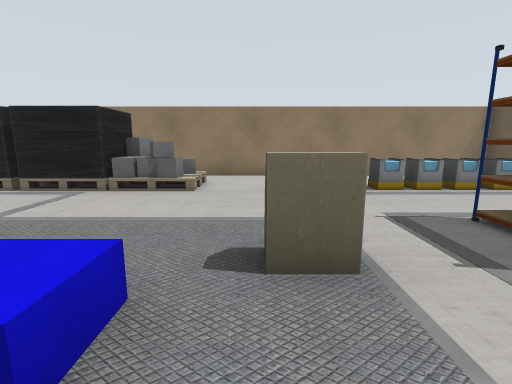
View 1 (above)

16 first-person views from a walk through a robot-simulator world made for Gazebo. The camera is 1.2 m above the floor, tilts 10° down and sees 85° across. The floor is counted in squares, 1 m on a side. Each view is taken from the middle of a square. On the plan, view 1 faces up. The plan holds only what a view shows up to about 12 squares ahead; the rest is blank. Some surface patterns are stand-ins.

View 2
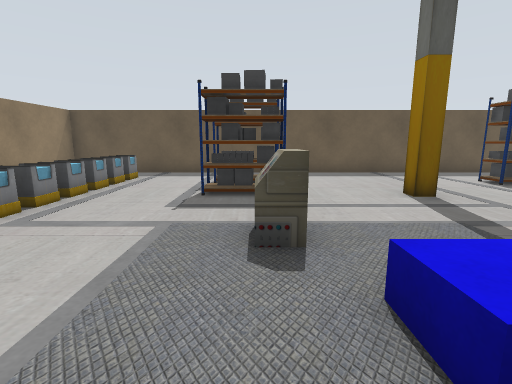

View 3
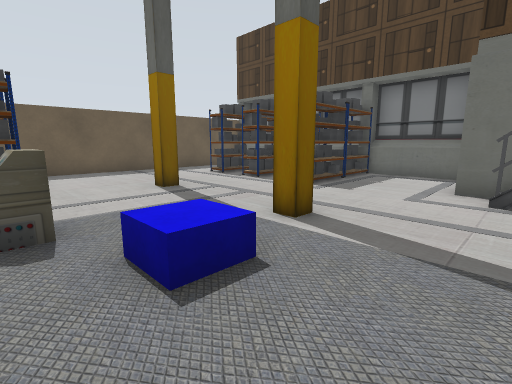

View 4
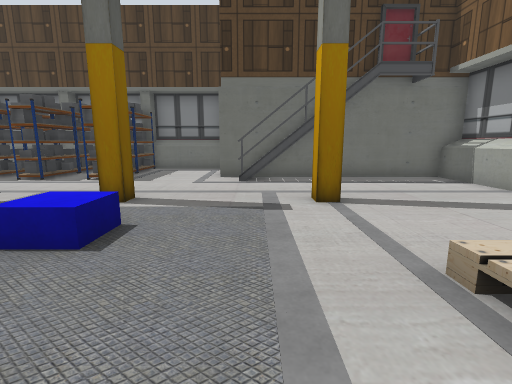

View 5
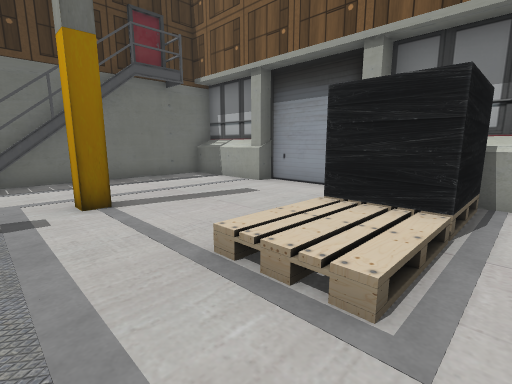

View 6
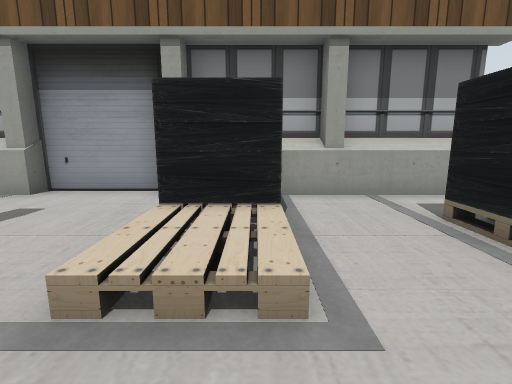

View 7
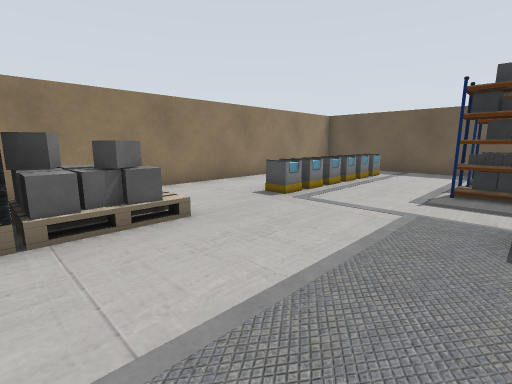

View 8
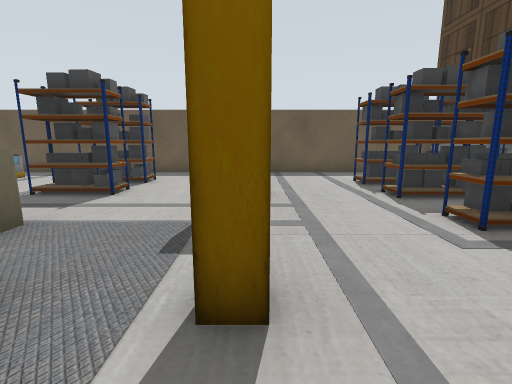

View 9
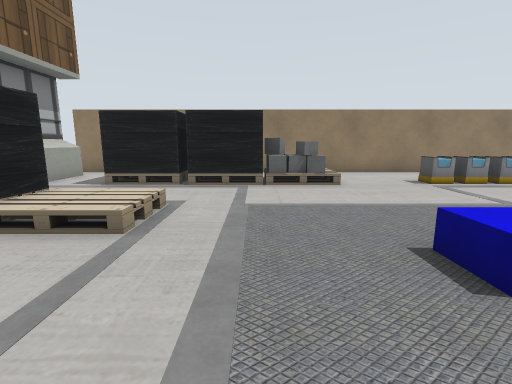

View 10
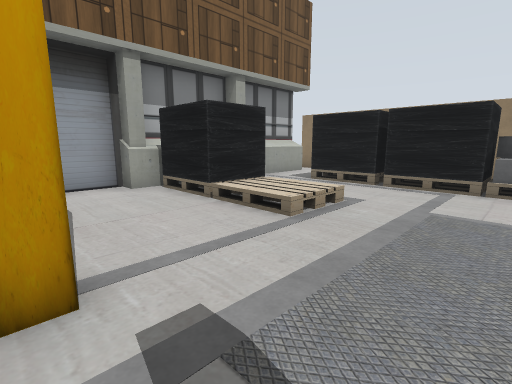

View 11
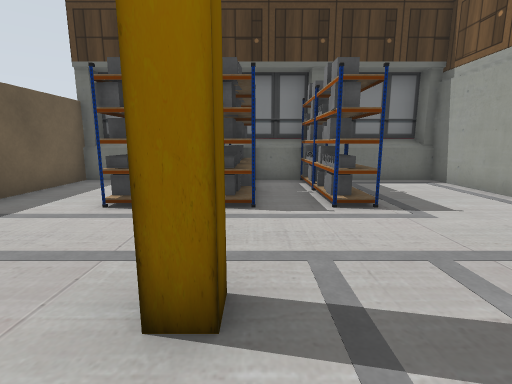

View 12
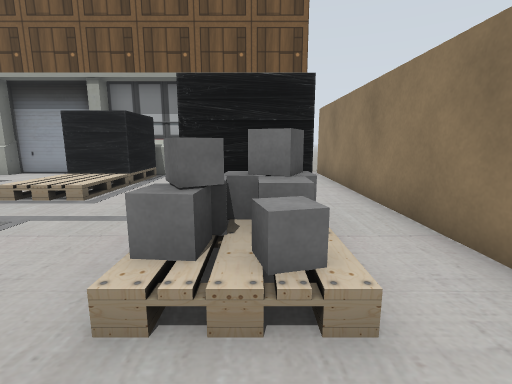

View 13
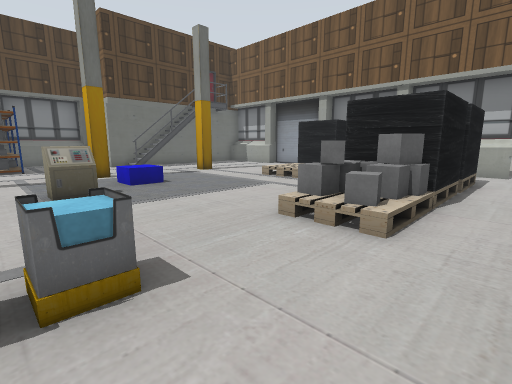

View 14
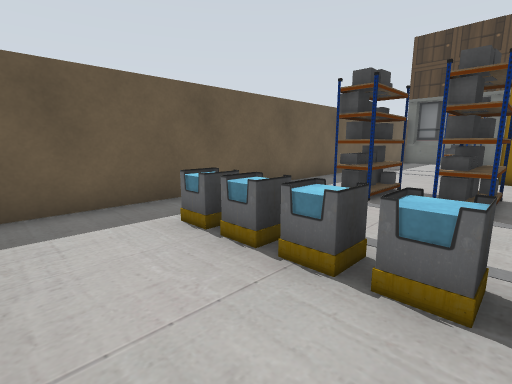

View 15
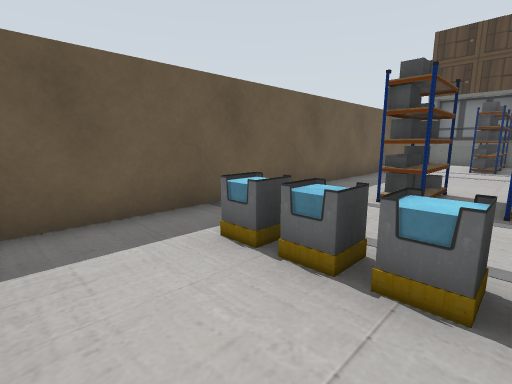

View 16
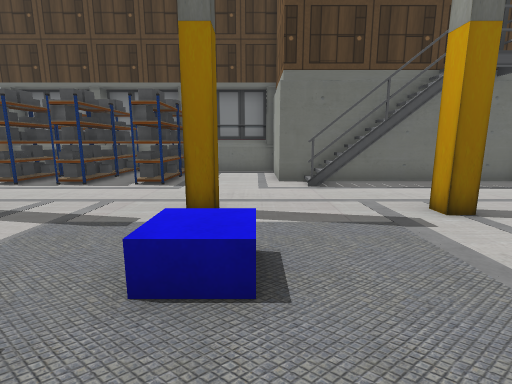

### Floor plan
Key: @ floor where view 1 was taken; # wall or solid block; . floor; = window, fence, low wall or low ledge; B bin; L blue box.
Columns run from 11 left of view 1 to 9 right of it. Each row starts with its distance up from view 1.
 11 #####################
 10 ....................#
  9 #..#####==..........#
  8 #..#=#=##=..BBBBBBB.#
  7 #..#=#=###..BBBBBB..#
  6 #...................#
  5 #...................#
  4 ####==.........#.#..#
  3 ####==.....==..#.#..#
  2 #........LL.........#
  1 #........LL.........#
  0 #..........@........#
 -1 #.....#...#...#.....#
 -2 #...................#
 -3 #...................#
 -4 #....###............#
 -5 #########...#.####..#
 -6         #...#.####..#
 -7         #...#.####..#
 -8         #############
 -9         #######    #

Positions as (right, up) in squares from view 1, and headings:
1: (0, 0), facing up
2: (-3, 3), facing right
3: (-4, 3), facing down-right
4: (-4, 5), facing down
5: (-4, 5), facing down-left
6: (-4, 4), facing left
7: (-4, 3), facing up-right
8: (-3, -1), facing right
9: (-4, -1), facing up
10: (-3, -1), facing up-left
11: (3, 1), facing down
12: (0, 8), facing left
13: (2, 10), facing down-left
14: (3, 10), facing down-right
15: (4, 10), facing down-right
16: (-2, 4), facing down
